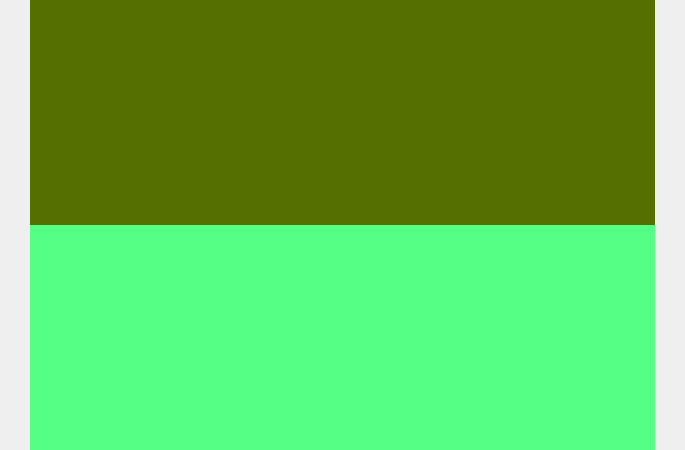
<?xml version="1.0" encoding="UTF-8"?>
<ui version="4.0">
 <class>RecBox</class>
 <widget class="QWidget" name="RecBox">
  <property name="geometry">
   <rect>
    <x>0</x>
    <y>0</y>
    <width>685</width>
    <height>450</height>
   </rect>
  </property>
  <property name="windowTitle">
   <string>Form</string>
  </property>
  <layout class="QHBoxLayout" name="horizontalLayout">
   <property name="spacing">
    <number>0</number>
   </property>
   <property name="leftMargin">
    <number>0</number>
   </property>
   <property name="topMargin">
    <number>0</number>
   </property>
   <property name="rightMargin">
    <number>0</number>
   </property>
   <property name="bottomMargin">
    <number>0</number>
   </property>
   <item>
    <widget class="QWidget" name="leftPage" native="true">
     <property name="minimumSize">
      <size>
       <width>30</width>
       <height>0</height>
      </size>
     </property>
     <property name="maximumSize">
      <size>
       <width>30</width>
       <height>16777215</height>
      </size>
     </property>
     <layout class="QHBoxLayout" name="horizontalLayout_2">
      <property name="spacing">
       <number>0</number>
      </property>
      <property name="leftMargin">
       <number>0</number>
      </property>
      <property name="topMargin">
       <number>0</number>
      </property>
      <property name="rightMargin">
       <number>0</number>
      </property>
      <property name="bottomMargin">
       <number>0</number>
      </property>
      <item>
       <widget class="QPushButton" name="btUp">
        <property name="minimumSize">
         <size>
          <width>0</width>
          <height>220</height>
         </size>
        </property>
        <property name="styleSheet">
         <string notr="true">QPushButton
{
	background-repeat:no-repeat;
	border:none;
	background-image:url(:/images/up_page.png);
	background-position: center center;
}

QPushButton:hover
{
	background-color:#1ECD97;
}</string>
        </property>
        <property name="text">
         <string/>
        </property>
       </widget>
      </item>
     </layout>
    </widget>
   </item>
   <item>
    <widget class="QWidget" name="musicContent" native="true">
     <layout class="QVBoxLayout" name="verticalLayout">
      <property name="spacing">
       <number>0</number>
      </property>
      <property name="leftMargin">
       <number>0</number>
      </property>
      <property name="topMargin">
       <number>0</number>
      </property>
      <property name="rightMargin">
       <number>0</number>
      </property>
      <property name="bottomMargin">
       <number>0</number>
      </property>
      <item>
       <widget class="QWidget" name="recListUp" native="true">
        <property name="styleSheet">
         <string notr="true">background-color:rgb(85, 111, 1)</string>
        </property>
        <layout class="QHBoxLayout" name="horizontalLayout_6">
         <property name="spacing">
          <number>0</number>
         </property>
         <property name="leftMargin">
          <number>0</number>
         </property>
         <property name="topMargin">
          <number>0</number>
         </property>
         <property name="rightMargin">
          <number>0</number>
         </property>
         <property name="bottomMargin">
          <number>0</number>
         </property>
         <item>
          <layout class="QHBoxLayout" name="recListUpHLayout">
           <property name="spacing">
            <number>0</number>
           </property>
          </layout>
         </item>
        </layout>
       </widget>
      </item>
      <item>
       <widget class="QWidget" name="recListDown" native="true">
        <property name="styleSheet">
         <string notr="true">background-color:rgb(85, 255, 133)</string>
        </property>
        <layout class="QHBoxLayout" name="horizontalLayout_7">
         <property name="spacing">
          <number>0</number>
         </property>
         <property name="leftMargin">
          <number>0</number>
         </property>
         <property name="topMargin">
          <number>0</number>
         </property>
         <property name="rightMargin">
          <number>0</number>
         </property>
         <property name="bottomMargin">
          <number>0</number>
         </property>
         <item>
          <layout class="QHBoxLayout" name="recListDownHLayout">
           <property name="spacing">
            <number>0</number>
           </property>
          </layout>
         </item>
        </layout>
       </widget>
      </item>
     </layout>
    </widget>
   </item>
   <item>
    <widget class="QWidget" name="rightPage" native="true">
     <property name="minimumSize">
      <size>
       <width>30</width>
       <height>0</height>
      </size>
     </property>
     <property name="maximumSize">
      <size>
       <width>30</width>
       <height>16777215</height>
      </size>
     </property>
     <layout class="QHBoxLayout" name="horizontalLayout_3">
      <property name="spacing">
       <number>0</number>
      </property>
      <property name="leftMargin">
       <number>0</number>
      </property>
      <property name="topMargin">
       <number>0</number>
      </property>
      <property name="rightMargin">
       <number>0</number>
      </property>
      <property name="bottomMargin">
       <number>0</number>
      </property>
      <item>
       <widget class="QPushButton" name="btDown">
        <property name="minimumSize">
         <size>
          <width>0</width>
          <height>220</height>
         </size>
        </property>
        <property name="maximumSize">
         <size>
          <width>16777215</width>
          <height>220</height>
         </size>
        </property>
        <property name="styleSheet">
         <string notr="true">QPushButton
{
	background-repeat:no-repeat;
	border:none;
	background-image:url(:/images/down_page.png);
	background-position: center center;
}
QPushButton:hover
{
	background-color:#1ECD97;
}</string>
        </property>
        <property name="text">
         <string/>
        </property>
       </widget>
      </item>
     </layout>
    </widget>
   </item>
  </layout>
 </widget>
 <resources/>
 <connections/>
</ui>
